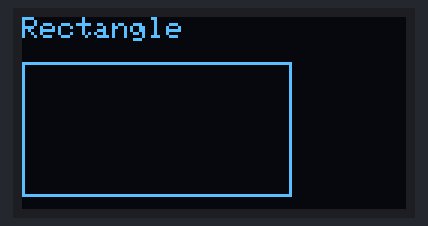
A sketch run on a simulated Arduino Uno, built with avr-gcc and run on an emulated ATmega328P. Parts: 128×64 one-colour display.

Above: at 0.2 s.
At 2.3 s:
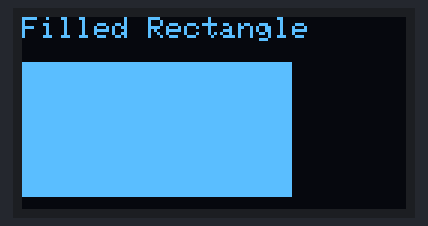
At 9.3 s:
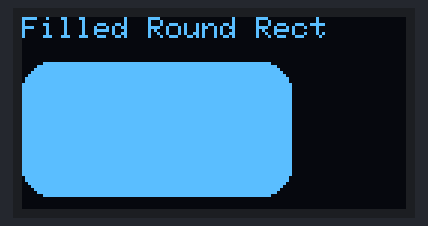
At 15.4 s:
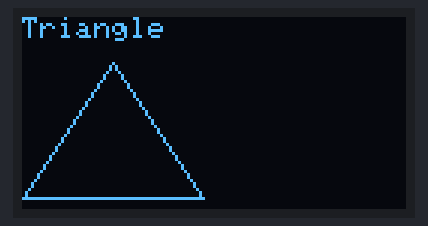
At 23.5 s:
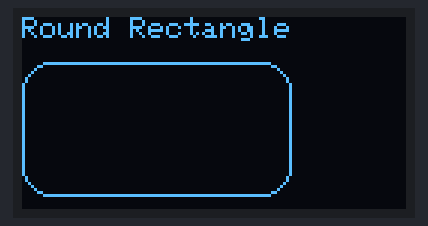
At 36.7 s:
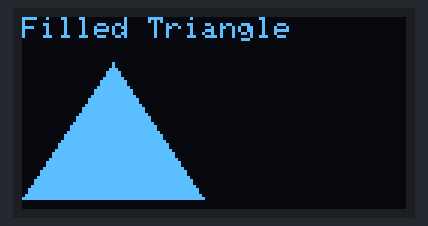

The sketch:

spi_oled_modemcu.ino
```cpp
#include <Wire.h>
#include <Adafruit_GFX.h>
#include <Adafruit_SSD1306.h>

#define SCREEN_WIDTH 128
#define SCREEN_HEIGHT 64

#define OLED_MOSI   13
#define OLED_CLK   14
#define OLED_DC    5
#define OLED_CS    15
#define OLED_RESET 4
Adafruit_SSD1306 display(SCREEN_WIDTH, SCREEN_HEIGHT,
  OLED_MOSI, OLED_CLK, OLED_DC, OLED_RESET, OLED_CS);

void setup()
{
  Serial.begin(115200);
  if(!display.begin(SSD1306_SWITCHCAPVCC))
  {
    Serial.println(F("SSD1306 allocation failed"));
    for(;;);
  }

  display.clearDisplay();
  display.display();
  delay(100);
}

void loop()
{
  DrawRectangle();
  DrawFilledRectangle();
  DrawRoundRectangle();
  DrawFilledRoundRectangle();
  DrawCircle();
  DrawFilledCircle();
  DrawTriangle();
  DrawFilledTriangle();
}


void DrawRectangle()
{
  display.clearDisplay();
  display.setTextSize(1);
  display.setTextColor(WHITE);
  display.setCursor(0,0);
  display.println("Rectangle");
  display.drawRect(0, 15, 90, 45, SSD1306_WHITE);
  display.display();
  delay(2000);
}

void DrawFilledRectangle()
{
  display.clearDisplay();
  display.setTextSize(1);
  display.setTextColor(WHITE);
  display.setCursor(0,0);
  display.println("Filled Rectangle");
  display.fillRect(0, 15, 90, 45, SSD1306_WHITE);
  display.display();
  delay(2000);

}

void DrawRoundRectangle()
{
  display.clearDisplay();
  display.setTextSize(1);
  display.setTextColor(SSD1306_WHITE);
  display.setCursor(0,0);
  display.println("Round Rectangle");
  display.drawRoundRect(0, 15, 90, 45, 10, SSD1306_WHITE);
  display.display();
  delay(5000);
}

void DrawFilledRoundRectangle()
{
  display.clearDisplay();
  display.setTextSize(1);
  display.setTextColor(SSD1306_WHITE);
  display.setCursor(0,0);
  display.println("Filled Round Rect");
  display.fillRoundRect(0, 15, 90, 45, 10, SSD1306_WHITE);
  display.display();
  delay(2000);

}

void DrawCircle()
{
  display.clearDisplay();
  display.setTextSize(1);
  display.setTextColor(SSD1306_WHITE);
  display.setCursor(0,0);
  display.println("Circle");
  display.drawCircle(30, 36, 25, SSD1306_WHITE);
  display.display();
  delay(2000);
}
void DrawFilledCircle()
{
  display.clearDisplay();
  display.setTextSize(1);
  display.setTextColor(SSD1306_WHITE);
  display.setCursor(0,0);
  display.println("Filled Circle");
  display.fillCircle(30, 36, 25, SSD1306_WHITE);
  display.display();
  delay(2000);

}

void DrawTriangle()
{
  display.clearDisplay();
  display.setTextSize(1);
  display.setTextColor(SSD1306_WHITE);
  display.setCursor(0,0);
  display.println("Triangle");
  display.drawTriangle(30, 15, 0, 60, 60, 60, SSD1306_WHITE);
  display.display();
  delay(2000);
}

void DrawFilledTriangle()
{
  display.clearDisplay();
  display.setTextSize(1);
  display.setTextColor(SSD1306_WHITE);
  display.setCursor(0,0);
  display.println("Filled Triangle");
  display.fillTriangle(30, 15, 0, 60, 60, 60, SSD1306_WHITE);
  display.display();
  delay(2000);
}
```

Measured:
- what the display in image 0 shows lasts 2.0 s, from 0.2 s to 2.2 s
- what the display in image 4 shows lasts 5.0 s, from 23.5 s to 28.5 s
